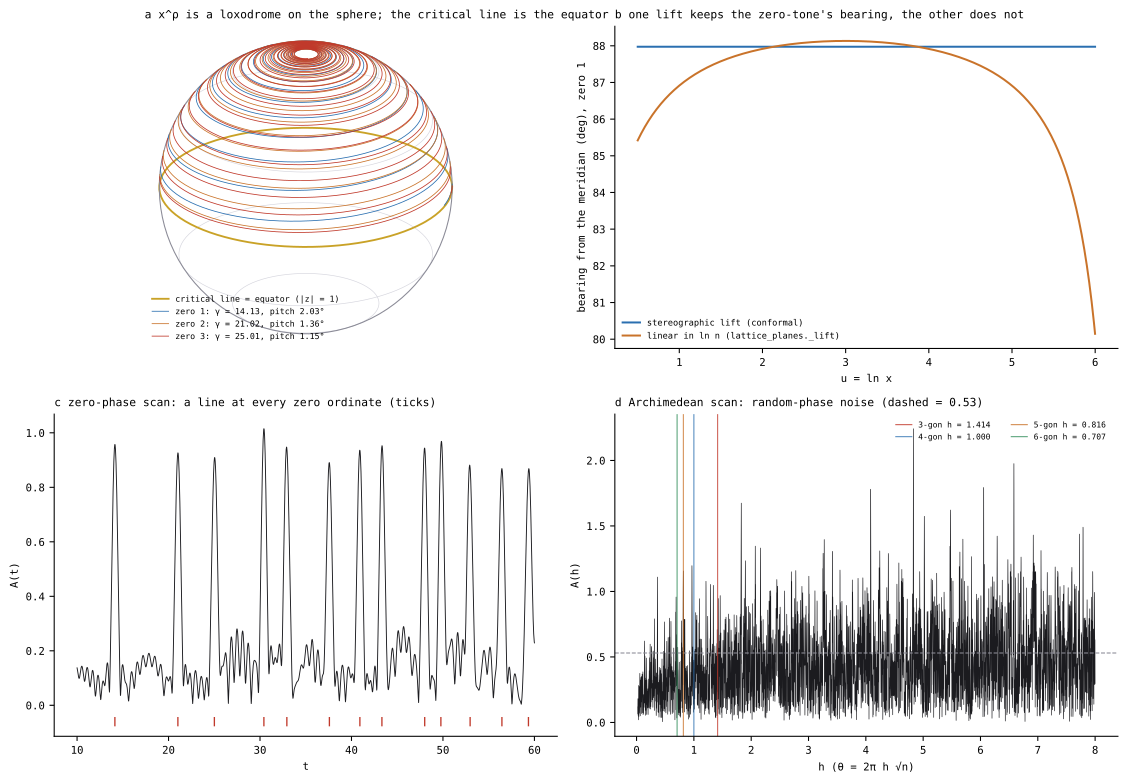

Here is the Python script that generated this plot:
# SPDX-License-Identifier: GPL-3.0-only
"""zerophase.svg — zero-phase windings against Archimedean (polygonal) windings: which arrangement do the primes follow?

a  the critical line is the equator: each zero-tone x^ρ = e^{(½+iγ)u} lifted by inverse stereographic projection (equator at |z| = 1) is a loxodrome (constant bearing arctan 2γ, pitch arctan 1/2γ); zeros 1, 2, 3.
b  bearing along u for zero 1: stereographic lift constant (87.974°), the linear-in-ln-n lift coded in lattice_planes.py wobbles ±1.4°.
c  the zero-phase scan A(t) = |Σ (Λ(n) − 1) n^{−½ − it}| / ln x at x = 5·10⁴ against the zero ordinates (ticks): 29 lines, height ≈ 0.92, background 0.15.
d  the Archimedean scan A(h), θ = 2π h √n (h = 1 Sacks/Ulam; m-gon at h = √(2/(m−2))): nothing above the random-phase level 0.53 (dashed); polygon values ticked.
Code drawn: rhp.zerophase.   Data: experiments/zerophase_probe.json, zerophase_scans.npz.   Run: python -m rhp.atlas_riemann_fermat.zerophase
"""
import json
import numpy as np
from ._common import plt, save, view, INK, NORTH, SOUTH, HOT, GREY, HERE
from .. import zerophase as Z

ROOT = HERE.parents[1]


def build():
    d = json.load(open(ROOT / "experiments" / "zerophase_probe.json")); sc = np.load(ROOT / "experiments" / "zerophase_scans.npz")
    g = np.array([float(l.split()[-1]) for l in open(ROOT / "data" / "zeros_25000_hp.tsv") if l[0].isdigit()])
    fig = plt.figure(figsize=(11.8, 8.2))
    ax = fig.add_subplot(2, 2, 1)
    t = np.linspace(0, 2 * np.pi, 200)
    for lat in np.radians([-60, -30, 30, 60]):
        x, up, dp = view(np.c_[np.cos(lat) * np.cos(t), np.cos(lat) * np.sin(t), np.full_like(t, np.sin(lat))]); ax.plot(x, up, color="#d6d6de", lw=0.5)
    x, up, dp = view(np.c_[np.cos(t), np.sin(t), np.zeros_like(t)]); ax.plot(x, up, color="#c9a227", lw=1.4, label="critical line = equator (|z| = 1)")
    ax.plot(np.cos(t), np.sin(t), color=GREY, lw=0.8)
    u = np.linspace(0.02, 6.5, 6000)
    for k, col in ((1, NORTH), (2, SOUTH), (3, HOT)):
        x, up, dp = view(Z.lift_stereo(Z.zero_spiral(u, g[k - 1]))); front = dp > 0
        ax.plot(np.where(front, x, np.nan), np.where(front, up, np.nan), color=col, lw=0.6, label=f"zero {k}: γ = {g[k-1]:.2f}, pitch {Z.pitch_deg(g[k-1]):.2f}°")
    ax.set_aspect("equal"); ax.axis("off"); ax.legend(fontsize=6.2, frameon=False, loc="lower left")
    ax.set_title("a  x^ρ is a loxodrome on the sphere; the critical line is the equator", loc="left", fontsize=8.5)
    ax = fig.add_subplot(2, 2, 2); u = np.linspace(0.5, 6, 4000); g1 = g[0]
    ax.plot(u[:-1], np.degrees(Z.bearing(Z.lift_stereo(Z.zero_spiral(u, g1)))), color=NORTH, label="stereographic lift (conformal)")
    ax.plot(u[:-1], np.degrees(Z.bearing(Z.lift_linear(u, g1 * u, 6.0))), color=SOUTH, label="linear in ln n (lattice_planes._lift)")
    ax.set_xlabel("u = ln x"); ax.set_ylabel("bearing from the meridian (deg), zero 1"); ax.legend(fontsize=6.5, frameon=False)
    ax.set_title("b  one lift keeps the zero-tone's bearing, the other does not", loc="left", fontsize=8.5)
    ax = fig.add_subplot(2, 2, 3); m = sc["ts"] < 60
    ax.plot(sc["ts"][m], sc["Az"][m], color=INK, lw=0.7); ax.plot(g[(g > 10) & (g < 60)], np.full(((g > 10) & (g < 60)).sum(), -0.06), "|", color=HOT, ms=7)
    ax.set_xlabel("t"); ax.set_ylabel("A(t)"); ax.set_title("c  zero-phase scan: a line at every zero ordinate (ticks)", loc="left", fontsize=8.5)
    ax = fig.add_subplot(2, 2, 4)
    ax.plot(sc["hs"], sc["Aa"], color=INK, lw=0.5); ax.axhline(0.53, color=GREY, ls="--", lw=0.8)
    for mm, c in ((3, HOT), (4, NORTH), (5, SOUTH), (6, "#2e8b57")):
        ax.axvline(Z.polygon_h(mm), color=c, lw=0.8, alpha=0.8, label=f"{mm}-gon  h = {Z.polygon_h(mm):.3f}")
    ax.set_xlabel("h  (θ = 2π h √n)"); ax.set_ylabel("A(h)"); ax.legend(fontsize=6, frameon=False, ncol=2)
    ax.set_title("d  Archimedean scan: random-phase noise (dashed = 0.53)", loc="left", fontsize=8.5)
    fig.tight_layout()
    return save(fig, "zerophase.svg")


if __name__ == "__main__":
    print(build())
